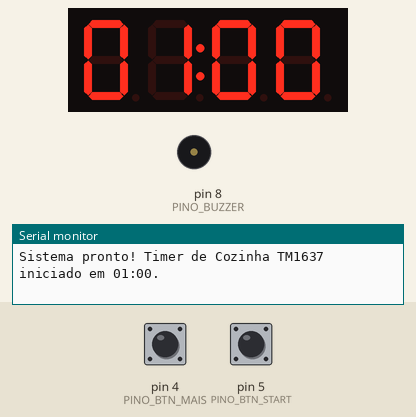
The sketch below on a simulated Arduino Uno, built with avr-gcc and run on an emulated ATmega328P. Parts: 4-digit seven-segment display, buzzer (waves = sounding, pin HIGH), the last lines printed to the serial monitor. The inputs (shaded band) are chosen by the test bench; at power-on: pin 4 (PINO_BTN_MAIS) HIGH, pin 5 (PINO_BTN_START) HIGH.

Above: at 1.2 s.
1.3 s: pin 4 (PINO_BTN_MAIS) pulled LOW for 1 s
At 3.4 s:
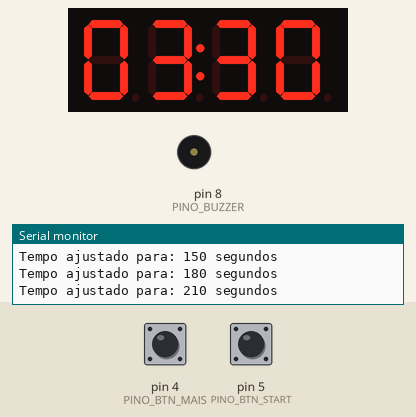
3.8 s: pin 5 (PINO_BTN_START) pulled LOW for 3.2 s
At 8.7 s:
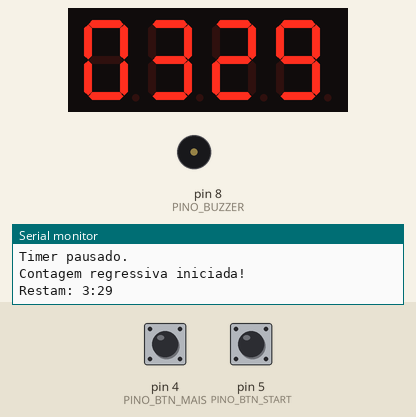
Timing chart, 0 to 10.2 s (numbered marks = the images above; inputs shaded):
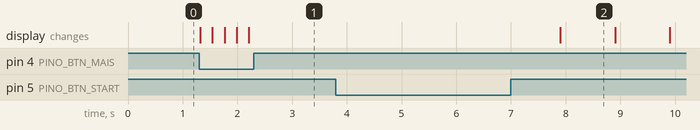

Measured:
- after the input at 1.3 s, the display: first changes at once (image 1 shows a later state)
- after the input at 3.8 s, the display: changes after 4.1 s (image 2)
- what the display in image 2 shows lasts 1.0 s, from 7.9 s to 8.9 s

The sketch:

p38_timer_de_cozinha.ino
```cpp
/*
 * Projeto 38: Timer de Cozinha
 * O que faz: Temporizador regressivo no display de 4 dígitos TM1637 com botões +Tempo e Iniciar/Pausar.
 * Ligações: D2 (TM1637 CLK), D3 (TM1637 DIO), D4 (Botão +Tempo), D5 (Botão Iniciar), D8 (Buzzer Ativo)
 * Bibliotecas: TM1637 (Avishay Orpaz)
 * Material: 80 Projetos Arduino
 */

#include <TM1637Display.h>

const byte PINO_CLK = 2;       // Pino CLK do display TM1637
const byte PINO_DIO = 3;       // Pino DIO do display TM1637
const byte PINO_BTN_MAIS = 4;  // Botão para adicionar tempo
const byte PINO_BTN_START = 5; // Botão para iniciar / pausar
const byte PINO_BUZZER = 8;    // Buzzer ativo 5V

const int INCREMENTO_SEGUNDOS = 30; // AJUSTE AQUI: segundos adicionados por clique (30 ou 60)

TM1637Display display(PINO_CLK, PINO_DIO);

int segundosRestantes = 60; // Começa em 01:00
bool rodando = false;
unsigned long ultimoSegundoMs = 0;

void atualizarDisplay(bool doisPontosAceso) {
  int minutos = segundosRestantes / 60;
  int segundos = segundosRestantes % 60;
  int valorFormatado = (minutos * 100) + segundos;
  byte mascaraPontos = doisPontosAceso ? 0b01000000 : 0;
  display.showNumberDecEx(valorFormatado, mascaraPontos, true);
}

void tocarAlarmeFinal() {
  Serial.println(F("TEMPO ESGOTADO! (00:00)"));
  for (byte i = 0; i < 4; i++) {
    digitalWrite(PINO_BUZZER, HIGH);
    delay(120);
    digitalWrite(PINO_BUZZER, LOW);
    delay(80);
    digitalWrite(PINO_BUZZER, HIGH);
    delay(120);
    digitalWrite(PINO_BUZZER, LOW);
    delay(350);
  }
}

void setup() {
  Serial.begin(9600);
  pinMode(PINO_BTN_MAIS, INPUT_PULLUP);
  pinMode(PINO_BTN_START, INPUT_PULLUP);
  pinMode(PINO_BUZZER, OUTPUT);

  display.setBrightness(0x0f); // Brilho máximo (0 a 7 / 0x0f)
  atualizarDisplay(true);
  Serial.println(F("Sistema pronto! Timer de Cozinha TM1637 iniciado em 01:00."));
}

void loop() {
  if (!rodando && digitalRead(PINO_BTN_MAIS) == LOW) {
    segundosRestantes += INCREMENTO_SEGUNDOS;
    if (segundosRestantes > 5999) segundosRestantes = 60;
    atualizarDisplay(true);
    Serial.print(F("Tempo ajustado para: "));
    Serial.print(segundosRestantes);
    Serial.println(F(" segundos"));
    delay(200);
  }

  if (digitalRead(PINO_BTN_START) == LOW) {
    if (segundosRestantes > 0) {
      rodando = !rodando;
      ultimoSegundoMs = millis();
      Serial.println(rodando ? F("Contagem regressiva iniciada!") : F("Timer pausado."));
    }
    delay(220);
  }

  if (rodando && (millis() - ultimoSegundoMs >= 1000)) {
    ultimoSegundoMs += 1000;
    segundosRestantes--;
    atualizarDisplay(segundosRestantes % 2 == 0);

    Serial.print(F("Restam: "));
    Serial.print(segundosRestantes / 60);
    Serial.print(':');
    if (segundosRestantes % 60 < 10) Serial.print('0');
    Serial.println(segundosRestantes % 60);

    if (segundosRestantes <= 0) {
      rodando = false;
      atualizarDisplay(true);
      tocarAlarmeFinal();
    }
  }
}
```
